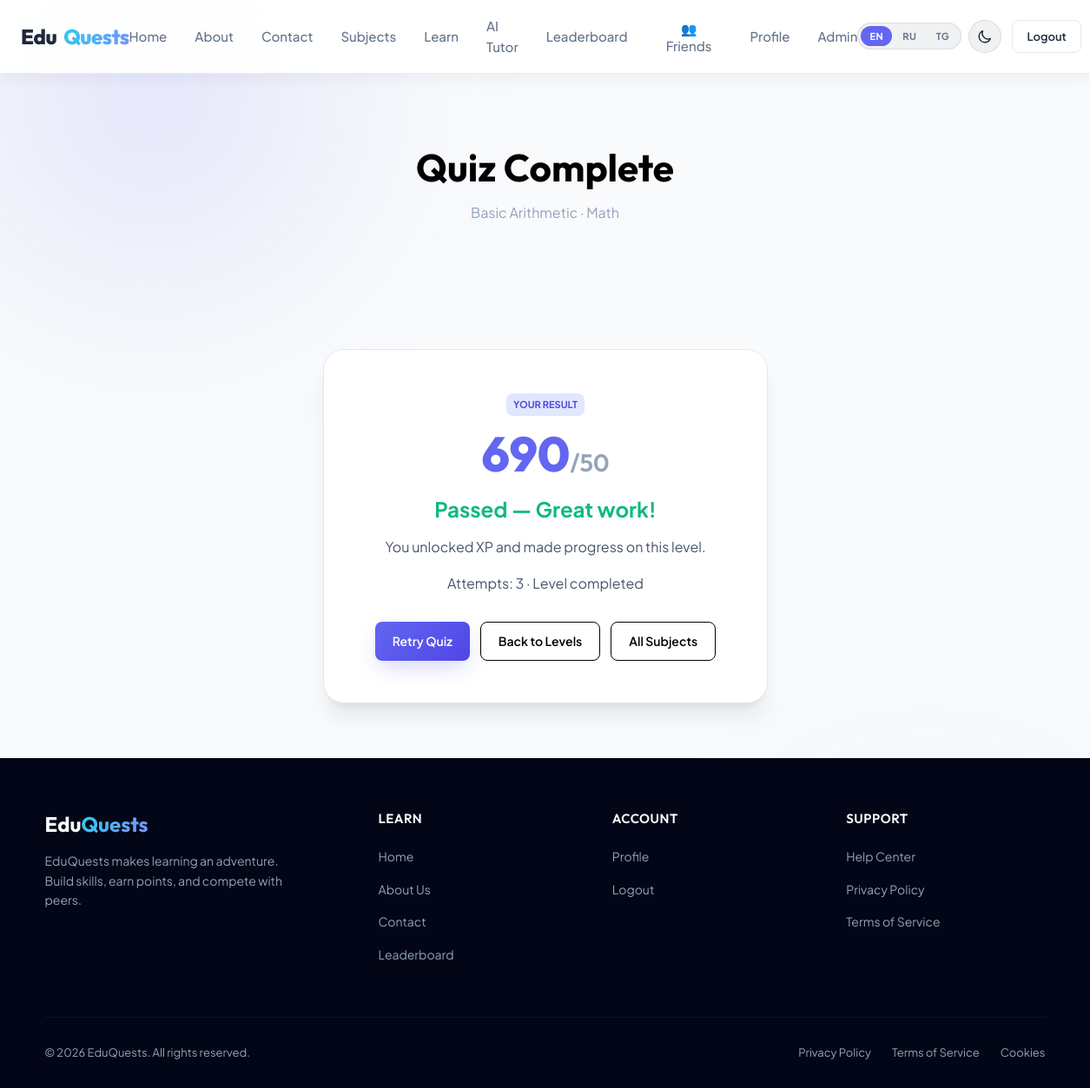
Page /quiz/1/result/ (signed in) on the committed database.
### levels/models.py (models this page shows, shortened)
class Level(models.Model):
    subject = models.ForeignKey(
        Subject, on_delete=models.CASCADE, related_name="levels"
    )
    title = models.CharField(max_length=200)
    description = models.TextField()
    level_number = models.PositiveIntegerField()
    video_url = models.URLField(blank=True, null=True)
    required_score = models.PositiveIntegerField(default=0)
    xp_reward = models.PositiveIntegerField(default=100)
    created_at = models.DateTimeField(auto_now_add=True)
    updated_at = models.DateTimeField(auto_now=True)
    class Meta:
        verbose_name = "Level"
        verbose_name_plural = "Levels"
        ordering = ["subject", "level_number"]
        unique_together = ("subject", "level_number")

### subjects/models.py (models this page shows, shortened)
class Subject(models.Model):
    name = models.CharField(max_length=100, unique=True)
    image = models.ImageField(upload_to="subjects/")
    description = models.TextField()
    created_at = models.DateTimeField(auto_now_add=True)
    updated_at = models.DateTimeField(auto_now=True)
    class Meta:
        verbose_name = "Subject"
        verbose_name_plural = "Subjects"
        ordering = ["name"]

### gamification/models.py (models this page shows, shortened)
class UserProgress(models.Model):
    user = models.ForeignKey(
        settings.AUTH_USER_MODEL, on_delete=models.CASCADE, related_name="progress"
    )
    level = models.ForeignKey(Level, on_delete=models.CASCADE, related_name="progress")
    score = models.PositiveIntegerField(default=0)
    xp_earned = models.PositiveIntegerField(
        default=0,
        help_text="Total XP earned for this level (best attempt).",
    )
    attempts = models.PositiveIntegerField(default=0)
    is_completed = models.BooleanField(default=False)
    completed_at = models.DateTimeField(blank=True, null=True)
    created_at = models.DateTimeField(auto_now_add=True)
    updated_at = models.DateTimeField(auto_now=True)
    class Meta:
        unique_together = ("user", "level")

### quizzes/views.py (the view)
# urls.py: path("<int:level_id>/result/", views.quiz_result, name="quiz_result"),
@login_required
def quiz_result(request, level_id):
    level = get_object_or_404(Level, id=level_id)
    progress = UserProgress.objects.filter(user=request.user, level=level).first()
    score = request.session.get("score", 0)
    max_score = request.session.get("quiz_max_score", 50)
    pass_threshold = int(max_score * 0.5)
    return render(
        request,
        "quizzes/result.html",
        {
            "level": level,
            "score": score,
            "max_score": max_score,
            "pass_threshold": pass_threshold,
            "passed": score >= pass_threshold,
            "progress": progress,
        },
    )

### accounts/context_processors.py (called while the page is built)
def eduquests_context(request):
    has_subjects = False
    subjects_url = '#'
    for url_name in ['subject_list', 'subjects', 'subjects:index', 'subjects:list']:
        try:
            subjects_url = reverse(url_name)
            has_subjects = True
            break
        except NoReverseMatch:
            continue
    return {
        'has_subjects_url': has_subjects,
        'subjects_url': subjects_url,
    }

### eduquests/context_processors.py (called while the page is built)
def i18n_theme_context(request):
    lang = getattr(request, "LANGUAGE_CODE", None) or request.session.get("django_language", "en")
    if lang not in SUPPORTED_LANGS:
        lang = "en"
    return {
        "current_language": lang,
        "supported_languages": SUPPORTED_LANGS,
        "lang_labels": LANG_LABELS,
    }

def admin_context(request):
    is_admin = False
    if request.user.is_authenticated:
        is_admin = request.user.is_staff or request.user.is_superuser
    return {
        "is_admin": is_admin,
    }

### eduquests/i18n_strings.py (called while the page is built)
def get_text(key: str, lang: str = "en") -> str:
    if lang not in SUPPORTED_LANGS:
        lang = "en"
    entry = STRINGS.get(key)
    if not entry:
        return key
    return entry.get(lang) or entry.get("en") or key

### eduquests/templatetags/tr_tags.py (called while the page is built)
@register.simple_tag(takes_context=True)
def tr(context, key):
    request = context.get("request")
    lang = "en"
    if request:
        lang = getattr(request, "LANGUAGE_CODE", None) or request.session.get("django_language", "en")
    return get_text(key, lang)

### friends/chat_services.py (called while the page is built)
def unread_count_for_room(room, user):
    state = ChatReadState.objects.filter(room=room, user=user).first()
    since = state.last_read_at if state else None
    qs = ChatMessage.objects.filter(room=room, is_deleted=False).exclude(sender=user)
    if since:
        qs = qs.filter(created_at__gt=since)
    return qs.count()

def unread_counts_by_friend_ids(user):
    rooms = ChatRoom.objects.filter(Q(user1=user) | Q(user2=user))
    result = {}
    for room in rooms:
        friend = room.other_user(user)
        result[friend.pk] = unread_count_for_room(room, user)
    return result

def total_unread_chat_count(user):
    return sum(unread_counts_by_friend_ids(user).values())

### friends/models.py (called while the page is built)
    def other_user(self, user):
        if self.user1_id == user.pk:
            return self.user2
        return self.user1

### template/quizzes/result.html (shortened to what this page needs)
{% extends 'base.html' %}
{% load tr_tags %}
{% block main_content %}
<div class="page-header page-enter">
  <div class="container">
    <h1 class="page-title">{% tr "quiz.result" %}</h1>
    <p class="page-subtitle">{{ level.title }} · {{ level.subject.name }}</p>
  </div>
</div>
<section class="learn-section">
  <div class="container result-wrapper">
    <div class="result-card reveal-scale hover-lift tilt-card hover-glow animate-border">
      <p class="badge badge-indigo">{% tr "quiz.your_result" %}</p>
      <div class="result-score">{{ score }}<span>/{{ max_score }}</span></div>
      {% if passed %}
      <p class="result-status pass">{% tr "quiz.passed" %}</p>
      <p>{% tr "quiz.passed_sub" %}</p>
      {% else %}
      <p class="result-status fail">{% tr "quiz.failed" %}</p>
      <p>{% tr "quiz.failed_sub" %} {{ pass_threshold }} {% tr "quiz.points_pass" %}</p>
      {% endif %}
      {% if progress %}
      <p class="mt-4 result-meta">
        {% tr "quiz.attempts" %}: {{ progress.attempts }}
        {% if progress.is_completed %} · {% tr "quiz.level_done" %}{% endif %}
      </p>
      {% endif %}
      <div class="result-actions">
        <a href="{% url 'quiz' level.id %}" class="btn btn-primary">{% tr "quiz.retry" %}</a>
        <a href="{% url 'level_list' level.subject.id %}" class="btn btn-secondary">{% tr "quiz.back_levels" %}</a>
        <a href="{% url 'subject_list' %}" class="btn btn-secondary">{% tr "quiz.all_subjects" %}</a>
      </div>
    </div>
  </div>
</section>
{% endblock %}

### static/css/styles.css (style rules this page uses)
:root { --font-display: 'Outfit', sans-serif; --font-sans: 'Plus Jakarta Sans', sans-serif; --color-slate-50: #f8fafc; --color-slate-100: #f1f5f9; --color-slate-200: #e2e8f0; --color-slate-300: #cbd5e1; --color-slate-400: #94a3b8; --color-slate-500: #64748b; --color-slate-600: #475569; --color-slate-700: #334155; --color-slate-800: #1e293b; --color-slate-900: #0f172a; --color-slate-950: #020617; --color-primary: #6366f1; --color-primary-light: #818cf8; --color-primary-dark: #4f46e5; --color-secondary: #06b6d4; --color-secondary-light: #22d3ee; --color-secondary-dark: #0891b2; --color-accent: #10b981; --color-accent-light: #34d399; --color-accent-dark: #059669; --color-warning: #f59e0b; --color-danger: #ef4444; --color-success: #10b981; --bg-app: var(--color-slate-50); --bg-card: #ffffff; --bg-nav: rgba(15, 23, 42, 0.92); --bg-footer: var(--color-slate-950); --shadow-sm: 0 1px 2px 0 rgba(0, 0, 0, 0.05); --shadow-md: 0 4px 6px -1px rgba(0, 0, 0, 0.1), 0 2px 4px -2px rgba(0, 0, 0, 0.1); --shadow-lg: 0 10px 15px -3px rgba(0, 0, 0, 0.1), 0 4px 6px -4px rgba(0, 0, 0, 0.1); --shadow-xl: 0 20px 25px -5px rgba(0, 0, 0, 0.08), 0 8px 10px -6px rgba(0, 0, 0, 0.08); --shadow-indigo: 0 10px 25px -5px rgba(99, 102, 241, 0.3); --shadow-cyan: 0 10px 25px -5px rgba(6, 118, 212, 0.3); --border-default: 1px solid var(--color-slate-200); --border-light: 1px solid rgba(255, 255, 255, 0.08); --radius-sm: 8px; --radius-md: 14px; --radius-lg: 24px; --radius-full: 9999px; --transition-fast: 0.15s ease; --transition-normal: 0.3s cubic-bezier(0.4, 0, 0.2, 1); --transition-slow: 0.5s ease; }
* { margin: 0; padding: 0; box-sizing: border-box; }
html { scroll-behavior: smooth; }
body { font-family: var(--font-sans); background-color: var(--bg-app); color: var(--color-slate-800); line-height: 1.6; min-height: 100vh; display: flex; flex-direction: column; overflow-x: hidden; }
h1, h2, h3, h4, h5, h6 { font-family: var(--font-display); color: var(--color-slate-900); font-weight: 700; line-height: 1.25; }
a { color: inherit; text-decoration: none; transition: var(--transition-fast); }
.container { width: 100%; max-width: 1200px; margin: 0 auto; padding: 0 24px; }
.btn { display: inline-flex; align-items: center; justify-content: center; padding: 10px 20px; border-radius: var(--radius-sm); font-weight: 600; font-size: 14px; cursor: pointer; transition: var(--transition-normal); border: none; }
.btn-primary { background: linear-gradient(135deg, var(--color-primary) 0%, var(--color-primary-dark) 100%); color: white; box-shadow: var(--shadow-indigo); }
.btn-secondary { color: black; border: 1px solid black; }
.page-header { background: linear-gradient(180deg, var(--color-slate-900) 0%, var(--color-slate-850) 100%); color: white; padding: 80px 0; text-align: center; }
.page-title { color: black; font-size: 44px; margin-bottom: 12px; }
.page-subtitle { color: var(--color-slate-400); font-size: 16px; max-width: 600px; margin: 0 auto; }
.learn-section { padding: 64px 0; }
.result-wrapper { max-width: 560px; margin: 0 auto; text-align: center; }
.result-card { background: white; border-radius: var(--radius-lg); padding: 48px 40px; box-shadow: var(--shadow-xl); border: var(--border-default); animation: scaleIn 0.4s ease; }
.result-score { font-size: 56px; font-weight: 800; font-family: var(--font-display); color: var(--color-primary); margin: 16px 0; line-height: 1; }
.result-score span { font-size: 28px; color: var(--color-slate-400); font-weight: 600; }
.result-status { font-size: 24px; font-weight: 700; margin-bottom: 12px; }
.result-status.pass { color: var(--color-success); }
.result-actions { display: flex; flex-wrap: wrap; gap: 12px; justify-content: center; margin-top: 32px; }
.mt-4 { margin-top: 16px; }
.badge { display: inline-flex; align-items: center; padding: 4px 8px; border-radius: var(--radius-sm); font-size: 11px; font-weight: 700; text-transform: uppercase; }
.badge-indigo { background: #e0e7ff; color: #4f46e5; }

### rows in the picture
Level: title "Basic Arithmetic", subject.name "Math"
UserProgress: attempts "3"

### other values in the picture
{{ code|upper }} "EN" "RU" "TG"
{{ score }} "690"
{{ max_score }} "50"
